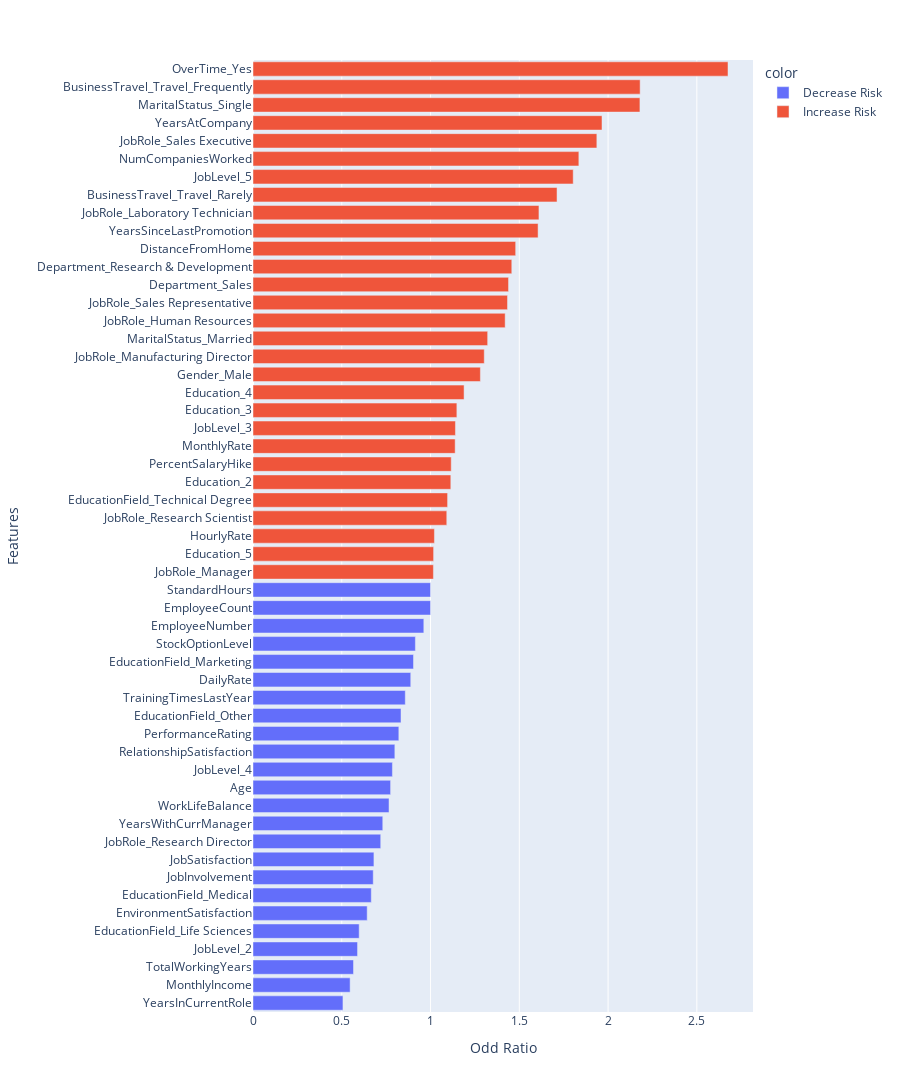

Notebook source saved alongside this figure:
### Code cell
import plotly.express as px

odd_ratio = np.exp(model.named_steps['logisticregression'].coef_.reshape(-1))
risk = np.where(odd_ratio > 1, "Increase Risk", "Decrease Risk")
fig = px.bar(y=feature_names, x=odd_ratio, orientation="h", color= risk, height=1200)
fig.update_layout(yaxis={'categoryorder':'total ascending'})
fig.update_yaxes(title="Features")
fig.update_xaxes(title="Odd Ratio")
fig

### Figure 1 — Plotly figure (JSON) as saved in the notebook; plotly's stock layout.template omitted (floating-point values rounded to 4 significant figures)
{"data": [{"alignmentgroup": "True", "hovertemplate": "color=Decrease Risk<br>x=%{x}<br>y=%{y}<extra></extra>", "legendgroup": "Decrease Risk", "marker": {"color": "#636efa", "pattern": {"shape": ""}}, "name": "Decrease Risk", "offsetgroup": "Decrease Risk", "orientation": "h", "showlegend": true, "textposition": "auto", "type": "bar", "x": [0.775, 0.8886, 1, 0.9622, 0.6432, 0.6773, 0.6812, 0.547, 0.8215, 0.799, 1, 0.9147, 0.5662, 0.8578, 0.7662, 0.5067, 0.7309, 0.598, 0.9041, 0.6663, 0.8336, 0.5888, 0.7853, 0.7195], "xaxis": "x", "y": ["Age", "DailyRate", "EmployeeCount", "EmployeeNumber", "EnvironmentSatisfaction", "JobInvolvement", "JobSatisfaction", "MonthlyIncome", "PerformanceRating", "RelationshipSatisfaction", "StandardHours", "StockOptionLevel", "TotalWorkingYears", "TrainingTimesLastYear", "WorkLifeBalance", "YearsInCurrentRole", "YearsWithCurrManager", "EducationField_Life Sciences", "EducationField_Marketing", "EducationField_Medical", "EducationField_Other", "JobLevel_2", "JobLevel_4", "JobRole_Research Director"], "yaxis": "y"}, {"alignmentgroup": "True", "hovertemplate": "color=Increase Risk<br>x=%{x}<br>y=%{y}<extra></extra>", "legendgroup": "Increase Risk", "marker": {"color": "#EF553B", "pattern": {"shape": ""}}, "name": "Increase Risk", "offsetgroup": "Increase Risk", "orientation": "h", "showlegend": true, "textposition": "auto", "type": "bar", "x": [1.48, 1.022, 1.139, 1.835, 1.117, 1.966, 1.606, 2.181, 1.712, 1.458, 1.439, 1.114, 1.148, 1.189, 1.017, 1.096, 1.281, 1.14, 1.804, 1.42, 1.611, 1.016, 1.303, 1.091, 1.937, 1.434, 1.322, 2.179, 2.676], "xaxis": "x", "y": ["DistanceFromHome", "HourlyRate", "MonthlyRate", "NumCompaniesWorked", "PercentSalaryHike", "YearsAtCompany", "YearsSinceLastPromotion", "BusinessTravel_Travel_Frequently", "BusinessTravel_Travel_Rarely", "Department_Research & Development", "Department_Sales", "Education_2", "Education_3", "Education_4", "Education_5", "EducationField_Technical Degree", "Gender_Male", "JobLevel_3", "JobLevel_5", "JobRole_Human Resources", "JobRole_Laboratory Technician", "JobRole_Manager", "JobRole_Manufacturing Director", "JobRole_Research Scientist", "JobRole_Sales Executive", "JobRole_Sales Representative", "MaritalStatus_Married", "MaritalStatus_Single", "OverTime_Yes"], "yaxis": "y"}], "layout": {"barmode": "relative", "height": 1200, "legend": {"title": {"text": "color"}, "tracegroupgap": 0}, "margin": {"t": 60}, "xaxis": {"anchor": "y", "domain": [0, 1], "title": {"text": "Odd Ratio"}}, "yaxis": {"anchor": "x", "categoryorder": "total ascending", "domain": [0, 1], "title": {"text": "Features"}}}}
